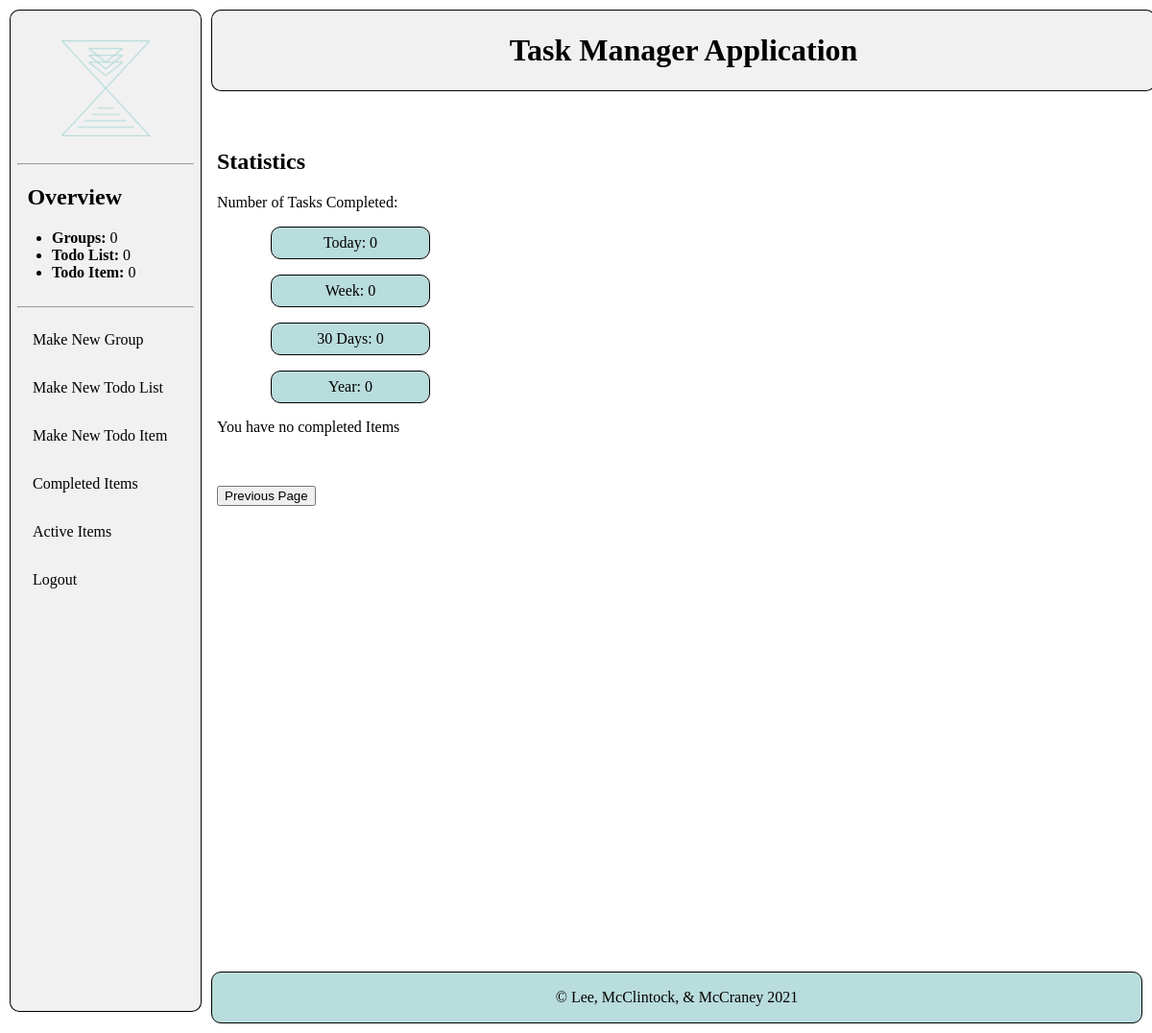
The page /completed (signed in) on the database as committed earlier.
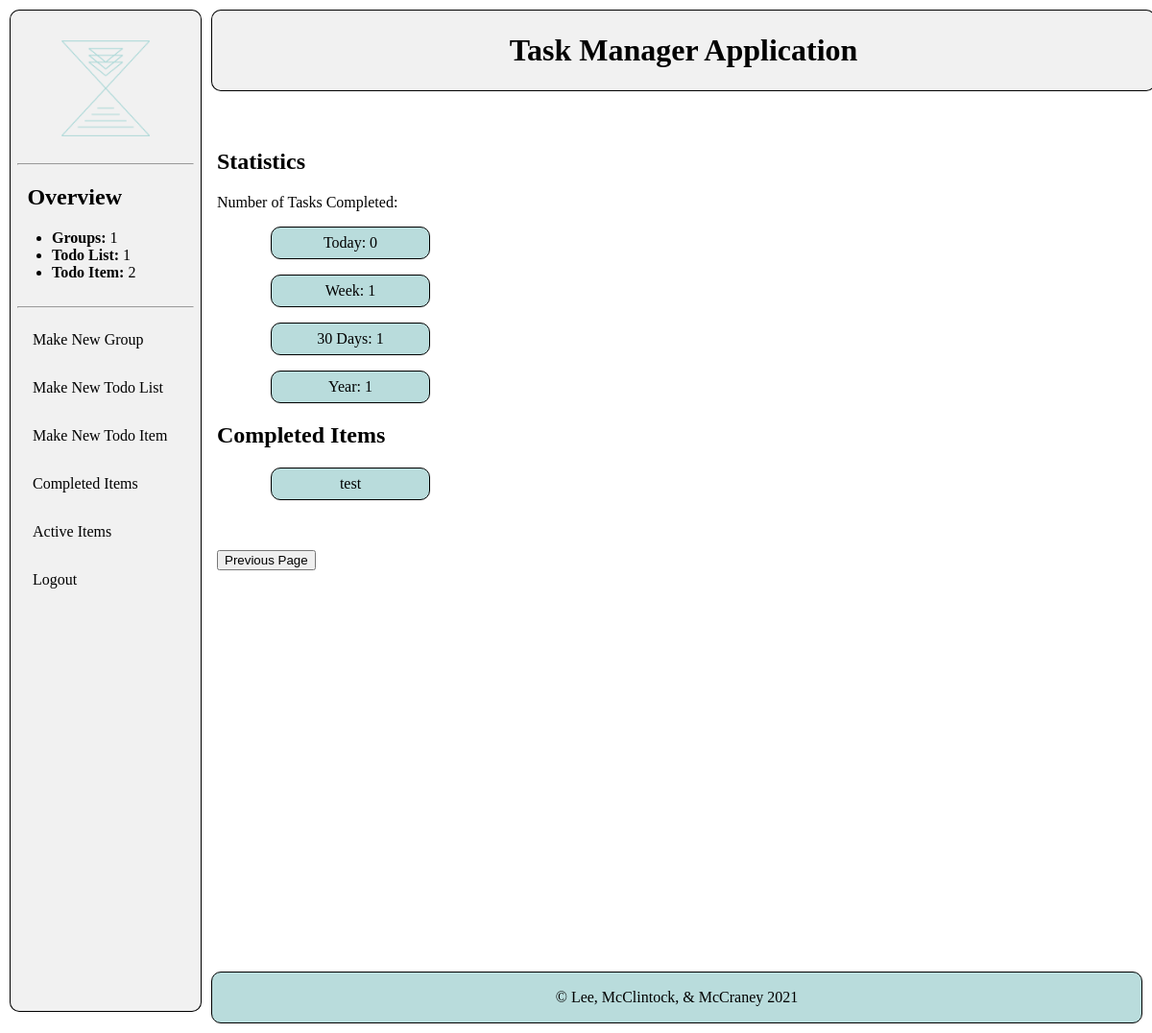
The same page on the database as committed later.
### calendarApp/models.py (models this page shows, shortened)
class TodoItem(models.Model):
    CHOICES = [(i,i) for i in range(4)]
    user = models.ForeignKey(User, on_delete=models.CASCADE)
    todoList = models.ForeignKey(TodoList, on_delete=models.CASCADE)
    name = models.CharField(max_length=200)
    description = models.CharField(max_length=200, blank=True)
    completed = models.BooleanField(default=False)
    completedDate = models.DateField(null=True, blank=True)
    deadline = models.DateField(null=True, blank=True)
    importanceLevel = models.IntegerField(default=0, choices=CHOICES)

### calendarApp/views.py (the view)
# urls.py: path("completed", views.completedItems, name="completedItems"),
@login_required
def completedItems(request):
    todoItems = TodoItem.objects.all().filter(completed=True, user=request.user)
    today = datetime.date.today()
    week = today - datetime.timedelta(days=7)
    thirty = today - datetime.timedelta(days=30)
    year = today - datetime.timedelta(days=365)
    todayCount = weekCount = thirtyCount = yearCount = 0
    for todoItem in todoItems:
        completedDate = todoItem.completedDate
        if  completedDate == today:
            todayCount = todayCount + 1
        if week <= completedDate <= today:
            weekCount = weekCount + 1
        if thirty <= completedDate <= today:
            thirtyCount = thirtyCount + 1
        if year <= completedDate <= today:
            yearCount = yearCount + 1
    return render(request, "completedItems.html",
        {
            "todoItems": todoItems,
            "todayCount": todayCount,
            "weekCount": weekCount,
            "thirtyCount": thirtyCount,
            "yearCount": yearCount,
        })

### calendarApp/models.py (called while the page is built)
    def __str__(self):
        return self.name

    def __str__(self):
        return self.name

### calendarSite/context_processors.py (called while the page is built)
def count(request):
    if request.user.is_authenticated:
        return {
            'num_Group': Group.objects.filter(user=request.user).count(),
            'num_TodoList': TodoList.objects.filter(user=request.user).count(),
            'num_TodoItem': TodoItem.objects.filter(user=request.user, completed=False).count(),
        }
    else:
        return {
            'num_Group': 0,
            'num_TodoList':0,
            'num_TodoItem': 0,
        }

### calendarApp/templates/completedItems.html
{% extends "base_generic.html" %}
{% block content %}
<div class="content">
    <div class="detail">
        <div class="formContent">
            <h2>Statistics</h2>
            <p>Number of Tasks Completed:</p>
            <div class="stat">
                <ul>
                    <li>Today: {{todayCount}}</li>
                    <li>Week: {{weekCount}}</li>
                    <li>30 Days: {{thirtyCount}}</li>
                    <li>Year: {{yearCount}}</li>
                </ul>
            </div>
            {% if todoItems%}
                <h2>Completed Items</h2>
                <ul>
                {% for todoItem in todoItems %}
                <div class="stat">
                <li><a href="/{{todoItem.todoList.group}}/{{todoItem.todoList}}/{{todoItem.name}}">{{todoItem.name}}</a></li>
                {% endfor %}
                </div>
                </ul>
            {% else %}
                <p>You have no completed Items</p>
            {% endif %}
        </div>
    </div>
    <br><br>
    <button onclick="location.href='javascript:history.go(-1)' ">Previous Page</a></button>
</div>
{% endblock %}

Rows that differ between the two databases and show on the page:
added TodoItem: name "test"
Other text that changed with them:
{{ num_Group }}: "0" → "1"
{{ num_TodoList }}: "0" → "1"
{{ num_TodoItem }}: "0" → "2"
{{ weekCount }}: "0" → "1"
{{ thirtyCount }}: "0" → "1"
{{ yearCount }}: "0" → "1"
text no longer shown: "You have no completed Items"
text now shown: "Completed Items"
